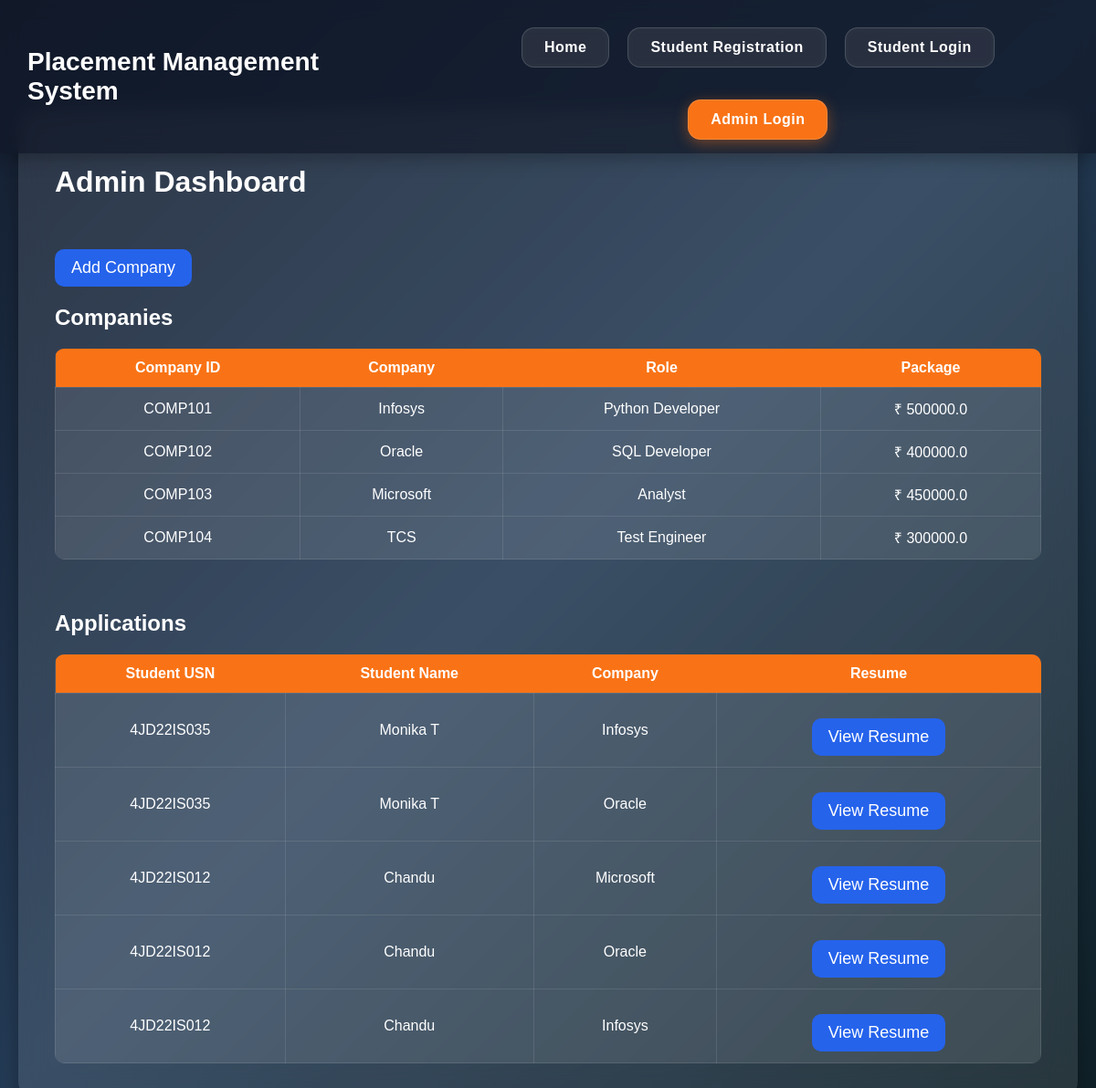
Screenshot of /admin-dashboard/ with the database file from the repository.
### placement_app/models.py (models this page shows, shortened)
class Company(models.Model):
    company_id = models.CharField(
        max_length=20,
        primary_key=True
    )
    company_name = models.CharField(max_length=100)
    role = models.CharField(max_length=100)
    package = models.FloatField()

class Application(models.Model):
    student = models.ForeignKey(
        Student,
        on_delete=models.CASCADE
    )
    company = models.ForeignKey(
        Company,
        on_delete=models.CASCADE
    )
    status = models.CharField(max_length=20)
    resume = models.FileField(
        upload_to='resumes/',
        null=True,
        blank=True
    )

class Student(models.Model):
    student_id = models.CharField(
        max_length=20,
        primary_key=True
    )
    name = models.CharField(max_length=100)
    email = models.EmailField()
    password = models.CharField(max_length=100)
    branch = models.CharField(max_length=50)
    cgpa = models.FloatField()

### placement_app/views.py (the view)
def admin_dashboard(request):
    companies = Company.objects.all()
    applications = Application.objects.all()
    return render(
        request,
        'admin_dashboard.html',
        {
            'companies':companies,
            'applications':applications
        }
    )

### placement_app/templates/admin_dashboard.html (shortened to what this page needs)
<!DOCTYPE html>
<html>
<head>
<link rel="stylesheet"
href="/static/style.css">
</head>
<body>
<div class="navbar">
<div class="logo">
Placement Management System
</div>
<div class="nav-links">
<a href="/">
<button class="nav-btn">
Home
</button>
</a>
<a href="/register/">
<button class="nav-btn">
Student Registration
</button>
</a>
<a href="/login/">
<button class="nav-btn">
Student Login
</button>
</a>
<a href="/admin-login/">
<button class="nav-btn active-nav">
Admin Login
</button>
</a>
</div>
</div>
<div class="dashboard-container">
<h1>
Admin Dashboard
</h1>
<br>
<a href="/add-company/">
<button class="apply-btn">
Add Company
</button>
</a>
<h2>
Companies
</h2>
<table>
<tr>
<th>
Company ID
</th>
<th>
Company
</th>
<th>
Role
</th>
<th>
Package
</th>
</tr>
{% for company in companies %}
<tr>
<td>
{{company.company_id}}
</td>
<td>
{{company.company_name}}
</td>
<td>
{{company.role}}
</td>
<td>
₹ {{company.package}}
</td>
</tr>
{% endfor %}
</table>
<br><br>
<h2>
Applications
</h2>
<table>
<tr>
<th>
Student USN
</th>
<th>
Student Name
</th>
<th>
Company
</th>
<th>
Resume
</th>
</tr>
{% for application in applications %}
<tr>
<td>
{{application.student.student_id}}
</td>
<td>
{{application.student.name}}
</td>
<td>
{{application.company.company_name}}
</td>
<td>
<a href="{{application.resume.url}}"
target="_blank">
<button class="apply-btn">
View Resume
</button>
</a>
</td>
</tr>
{% endfor %}
</table>
</div>
</body>
</html>

### placement_app/static/style.css (style rules this page uses)
body { margin:0; padding:0; font-family:Arial,sans-serif; background:linear-gradient( 135deg, #141e30, #243b55, #0f2027 ); min-height:100vh; }
.navbar { width:100%; background:rgba(17,24,39,0.7); backdrop-filter:blur(10px); padding:15px 30px; display:flex; justify-content:space-between; align-items:center; box-shadow:0 4px 20px rgba(0,0,0,0.3); position:fixed; top:0; left:0; z-index:1000; box-sizing:border-box; }
.logo { font-size:28px; font-weight:bold; color:white; margin-right:40px; }
.nav-links { display:flex; gap:20px; flex-wrap:wrap; justify-content:center; }
.nav-links a { text-decoration:none; }
.nav-btn { width:auto; padding:12px 24px; border:none; border-radius:14px; background:rgba(255,255,255,0.1); color:white; font-size:16px; font-weight:bold; cursor:pointer; transition:0.3s; display:inline-block; backdrop-filter:blur(5px); border:1px solid rgba(255,255,255,0.15); letter-spacing:0.5px; }
.active-nav { background:#f97316 !important; color:white; box-shadow:0 4px 15px rgba(249,115,22,0.4); }
button { width:100%; padding:14px; margin-top:15px; border:none; border-radius:10px; background:#2563eb; color:white; font-size:18px; cursor:pointer; transition:0.3s; }
table { width:100%; border-collapse:collapse; margin-top:20px; background:rgba(255,255,255,0.1); color:white; border-radius:10px; overflow:hidden; }
table th { background:#f97316; color:white; padding:12px; }
table td { padding:12px; border:1px solid rgba(255,255,255,0.1); text-align:center; }
.dashboard-container { width:90%; background:rgba(255,255,255,0.1); backdrop-filter:blur(15px); padding:40px; border-radius:20px; margin:auto; margin-top:120px; box-shadow:0 4px 20px rgba(0,0,0,0.3); color:white; }
.apply-btn { width:auto; padding:10px 18px; }

### rows the page displays
Company: company_id "COMP101", company_name "Infosys", role "Python Developer", package "500000.0"
Company: company_id "COMP102", company_name "Oracle", role "SQL Developer", package "400000.0"
Company: company_id "COMP103", company_name "Microsoft", role "Analyst", package "450000.0"
Company: company_id "COMP104", company_name "TCS", role "Test Engineer", package "300000.0"
Application: student.student_id "4JD22IS035", student.name "Monika T", company.company_name "Infosys"
Application: student.student_id "4JD22IS035", student.name "Monika T", company.company_name "Oracle"
Application: student.student_id "4JD22IS012", student.name "Chandu", company.company_name "Microsoft"
Application: student.student_id "4JD22IS012", student.name "Chandu", company.company_name "Oracle"
Application: student.student_id "4JD22IS012", student.name "Chandu", company.company_name "Infosys"
